Frame 1 (no input): blank canvas, image omitted
Frame 60 (the mouse pressed at the canvas centre just before this capture): blank canvas, image omitted
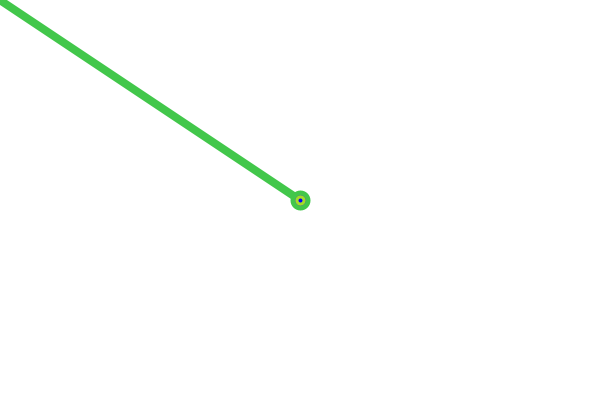
Frame 120 (the mouse held since frame 60 and released just before this capture)

The Processing sketch whose frames 1 and 60 were blank and that drew this single picture after the mouse press (run headless with seeded random() and noise(); from frame 60 on, the mouse is pressed at the canvas centre):

// Processing sketch: ifElseIfModRan
// ── ifElseIfModRan.pde
int count = 0;
int zoom = 10; // definierar vi en nya variabel. <-

void setup() {
  size(600, 400);
  background(255); 
  strokeWeight(2);
}

void draw() {
  count++; 
  if (mousePressed == true) { 
    if (count % 64 == 0) { 
      ellipse(mouseX, mouseY, 10, 10);
    } else {
      line(pmouseX, pmouseY, mouseX, mouseY);
    }
  }
  
  zoom--; // stega variabeln, zoom nedåt. <-
  if (zoom < -10) { // Om zoom når -10 sätter vi den till 10 igen <-
    zoom = 10;
  }
  strokeWeight(abs(zoom)); // linjens tjocklek bestämmas av zoom <-
  
  if (count % 128 == 0) { 
    stroke(255, 0, 0);
    fill(255, 0, 0);
  } else if (count % 16 == 0) {
    stroke(0, 0, 255);
    fill(0, 0, 255);
  } else if (count % 8 == 0) {
    stroke( random(255), random(255), random(255)); 
    fill(0, 255, 0);
  } else if (count % 4 == 0) {
    fill(random(0, 120), random(0, 255), random(0, 120));
  } 

}

void keyPressed() {
  background(0); // töm skärmen
}
